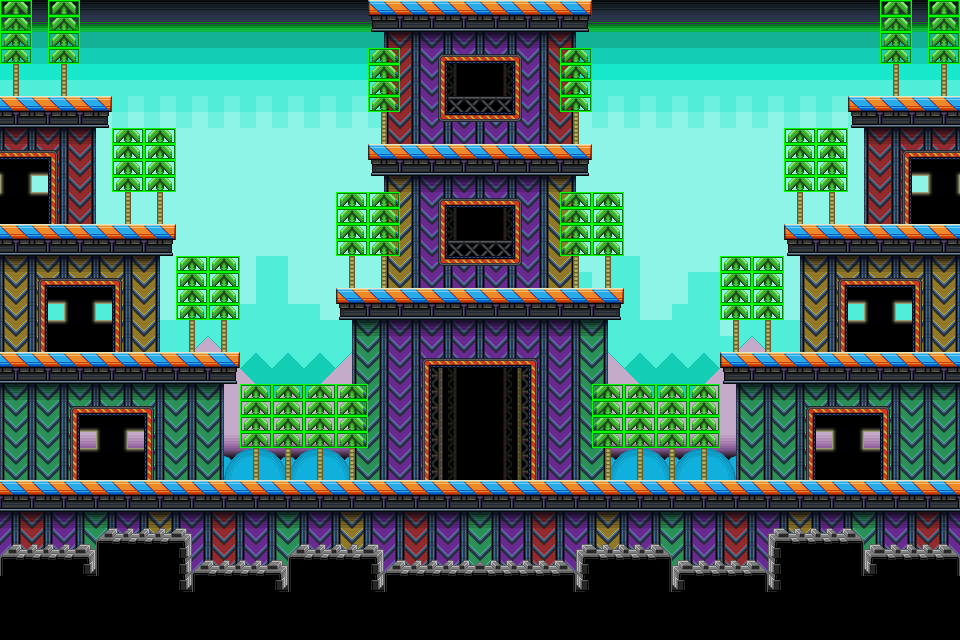

This is a level from a 2D game, rendered from its Tiled map with the project's own tilesets. A one-line summary and the map file follow, with tile-layer data summarised:
An orthogonal 60x40 tile map with 16x16 px tiles, 4 tile layers (event, back, center, front), 2 tilesets.

<map version="1.0" orientation="orthogonal" renderorder="right-down" width="60" height="40" tilewidth="16" tileheight="16">
 <tileset firstgid="1" name="common" tilewidth="16" tileheight="16">
  <image source="common.png" trans="ffffff" width="1024" height="1024" />
 </tileset>
 <tileset firstgid="4097" name="map_a" tilewidth="16" tileheight="16">
  <image source="map_a.png" trans="ffffff" width="1024" height="1024" />
 </tileset>
 <layer name="event" width="60" height="40">
  <data>[2400 cells, 220 non-empty, 6 distinct tile ids]</data>
 </layer>
 <layer name="back" width="60" height="40">
  <data>[2400 cells, 2400 non-empty, 33 distinct tile ids]</data>
 </layer>
 <layer name="center" width="60" height="40">
  <data>[2400 cells, 1046 non-empty, 34 distinct tile ids]</data>
 </layer>
 <layer name="front" width="60" height="40">
  <data>[2400 cells, 348 non-empty, 13 distinct tile ids]</data>
 </layer>
</map>